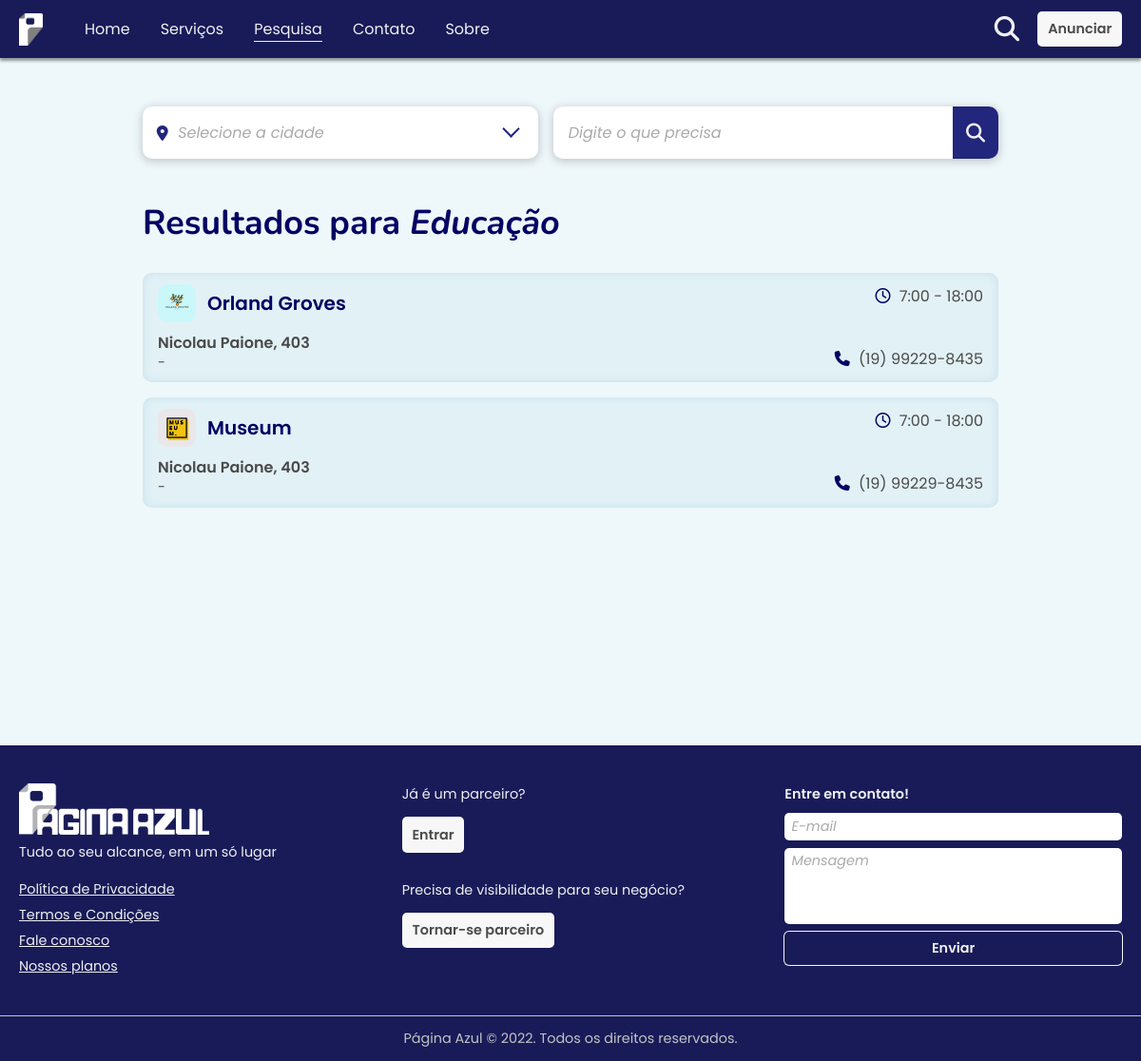
The app's page /busca?q=Educação, older data.
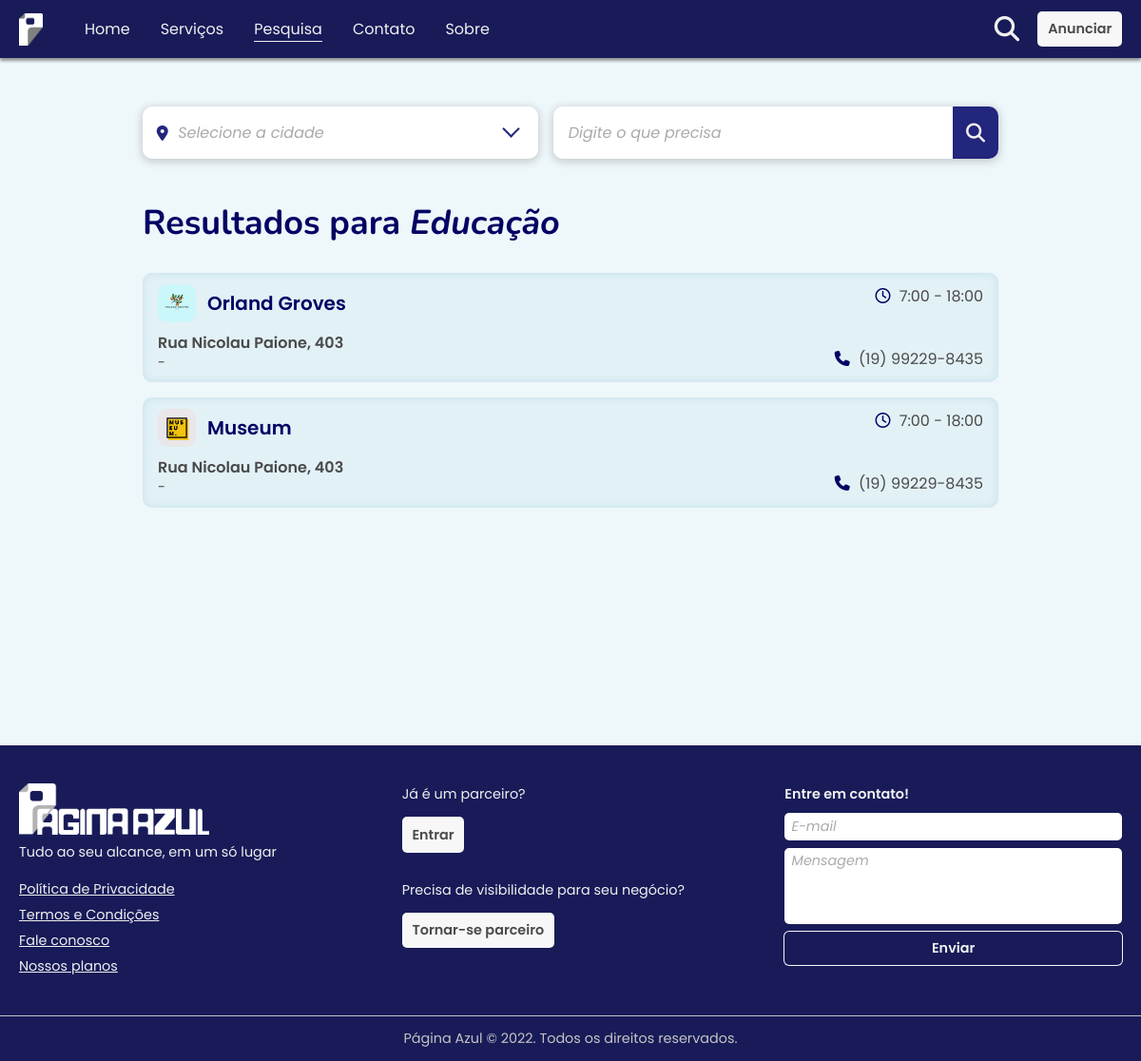
The same page, newer data.
### tables this page shows
CREATE TABLE IF NOT EXISTS `anunciante` (
  `idAnunciante` int(11) NOT NULL AUTO_INCREMENT,
  `nome` varchar(30) NOT NULL,
  `CNPJ` char(18) DEFAULT NULL,
  `email` varchar(30) NOT NULL,
  `website` varchar(1000) DEFAULT NULL,
  `descricao` varchar(1000) DEFAULT NULL,
  `idPlano` int(11) NOT NULL,
  `idCategoria` int(11) NOT NULL,
  `facebook` varchar(60) DEFAULT NULL,
  `instagram` varchar(60) DEFAULT NULL,
  `telefone` varchar(15) DEFAULT NULL,
  `celular` varchar(15) DEFAULT NULL,
  `whatsapp` varchar(15) DEFAULT NULL,
  `idCidade` int(11) DEFAULT NULL,
  `CEP` char(9) DEFAULT NULL,
  `bairro` varchar(20) DEFAULT NULL,
  `rua` varchar(30) DEFAULT NULL,
  `numero` varchar(3) DEFAULT NULL,
  `imgAnuncioP` varchar(50) NOT NULL,
  `imgAnuncioG` varchar(50) DEFAULT NULL,
  PRIMARY KEY (`idAnunciante`),
  UNIQUE KEY `nome` (`nome`),
  KEY `idPlano` (`idPlano`),
  KEY `idCategoria` (`idCategoria`)
);

### pages/busca.php (the view, shortened to what this page needs)
<?php
  require_once $_SERVER['DOCUMENT_ROOT'] . "/assets/php/conexao.php";
  if (isset($_GET['q']) && str_replace(" ", "", $_GET["q"]) != '')  {
    $searchConditions = TRUE;
  } else {
    $searchConditions = FALSE;
  }
?>
<!DOCTYPE html>
<html lang="pt-br">
<head>
  <link rel="stylesheet" href="/assets/css/main.css">
</head>
<body id="pesquisa">
  <main>
    <section class="full-size">
      <div class="container--sm">
        <div class="search mb-7">
          <div class="search__wrapper">
          <form action="/busca" method="get" class="search__form" id="search-form">
              <div class="select" data-select tabindex=0>
                <div class="select__display">
                  <i class="mr-1 fa-solid fa-location-dot"></i>
                  <div class="select__text" data-select-text>
                    <?php
                      if (isset($_GET["cidade"]) && $_GET["cidade"] != '') {
                        echo $_GET["cidade"];
                      } else {
                        echo "Selecione a cidade";
                      }
                    ?>
                  </div>
                </div>
              </div>
              <div class="search__bar-wrapper">
                <input class="search__bar" type="search" name="q" id="pesquisa" placeholder="Digite o que precisa">
                <button class="search__btn btn--dark" type="submit"><i class="fa-solid fa-magnifying-glass"></i></button>
              </div>
            </form>
          </div>
        </div>
        <?php
        if ($searchConditions)  {
          $search = $_GET['q'];
          $resultArray = FALSE;
          $categoriaQuery = $conexao->prepare("SELECT idCategoria, nome FROM categorias");
          $categoriaQuery->execute();
          $categoriaArray = $categoriaQuery->fetchAll(PDO::FETCH_ASSOC);
          foreach ($categoriaArray as $x) {
            if (strtolower(unaccent($x['nome'])) == strtolower(unaccent($search))) {
              $resultQuery = $conexao->prepare("SELECT * FROM anunciante WHERE idCategoria = " . $x['idCategoria']. " ORDER BY idPlano DESC");
              $resultQuery->execute();
              $resultArray = $resultQuery->fetchAll(PDO::FETCH_ASSOC);
            }
          }
        ?>
          <?php
            if ($resultArray) {
          ?>
          <div class="resultados" id="resultados">
            <h1 class="section-title mb-5">Resultados para <em><?= $search ?></em></h1>
            <div class="resultados-wrapper">
              <?php foreach ($resultArray as $x) { ?>
                  <div class="resultado">
                    <a href='/anunciante?anunciante=<?= $x['nome']; ?>'>
                      <div class="resultado__header">
                        <img class="resultado__img" src="/assets/img/img-anunciante/<?= $x['imgAnuncioP'] ?>" alt="aaaa">
                        <p class="resultado__title"><?= $x['nome']; ?></p>
                      </div>
                    </a>
                    <div class="resultado__time">
                      <span class="info">
                        <i class="info__icon fa-regular fa-clock"></i>
                        <span class="info__content">7:00 - 18:00</span>
                      </span>
                    </div>
                    <div class="resultado__phone">
                      <span class="info">
                        <i class="info__icon fa-solid fa-phone"></i>
                        <a class="info__content" href='tel: +55<?= $x['celular'] ?>' title="Ligar" data-format="mobile-phone"><?= $x['celular'] ?></a>
                      </span>
                    </div>
                    <div class="resultado__address">
                      <p class="text-bold"><?= $x['rua'] ?>, <?= $x['numero'] ?></p>
                      <p class="text-sm"><?= $x['cidade'] ?> - <?= $x['estado'] ?></p>
                    </div>
                  </div>
              <?php
                }
              } else {
              ?>
                <h1 class="section-title text-center">Nenhum resultado encontrado</h1>
              <?php
              }
              ?>
            </div>
          </div>
          <?php } ?>
    </section>
  </main>
</body>
</html>

Row changes from the older to the newer data that the page shows:
changed anunciante "Orland Groves": rua "Nicolau Paione" → "Rua Nicolau Paione"
changed anunciante "Museum": rua "Nicolau Paione" → "Rua Nicolau Paione"
